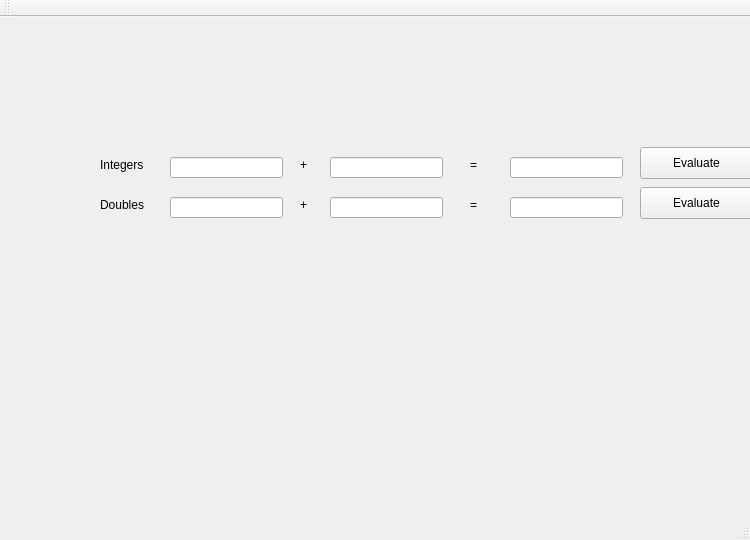
<?xml version="1.0" encoding="UTF-8"?>
<ui version="4.0">
 <class>MainWindow</class>
 <widget class="QMainWindow" name="MainWindow">
  <property name="geometry">
   <rect>
    <x>0</x>
    <y>0</y>
    <width>750</width>
    <height>540</height>
   </rect>
  </property>
  <property name="windowTitle">
   <string>MainWindow</string>
  </property>
  <widget class="QWidget" name="centralWidget">
   <widget class="QLineEdit" name="intEdit1">
    <property name="geometry">
     <rect>
      <x>170</x>
      <y>140</y>
      <width>113</width>
      <height>21</height>
     </rect>
    </property>
   </widget>
   <widget class="QLineEdit" name="intEdit2">
    <property name="geometry">
     <rect>
      <x>330</x>
      <y>140</y>
      <width>113</width>
      <height>21</height>
     </rect>
    </property>
   </widget>
   <widget class="QLineEdit" name="intResult">
    <property name="geometry">
     <rect>
      <x>510</x>
      <y>140</y>
      <width>113</width>
      <height>21</height>
     </rect>
    </property>
   </widget>
   <widget class="QLineEdit" name="doubleEdit1">
    <property name="geometry">
     <rect>
      <x>170</x>
      <y>180</y>
      <width>113</width>
      <height>21</height>
     </rect>
    </property>
   </widget>
   <widget class="QLineEdit" name="doubleEdit2">
    <property name="geometry">
     <rect>
      <x>330</x>
      <y>180</y>
      <width>113</width>
      <height>21</height>
     </rect>
    </property>
   </widget>
   <widget class="QLineEdit" name="doubleResult">
    <property name="geometry">
     <rect>
      <x>510</x>
      <y>180</y>
      <width>113</width>
      <height>21</height>
     </rect>
    </property>
    <property name="readOnly">
     <bool>true</bool>
    </property>
   </widget>
   <widget class="QLabel" name="label">
    <property name="geometry">
     <rect>
      <x>300</x>
      <y>140</y>
      <width>21</width>
      <height>16</height>
     </rect>
    </property>
    <property name="text">
     <string>+</string>
    </property>
   </widget>
   <widget class="QLabel" name="label_2">
    <property name="geometry">
     <rect>
      <x>100</x>
      <y>140</y>
      <width>60</width>
      <height>16</height>
     </rect>
    </property>
    <property name="text">
     <string>Integers</string>
    </property>
   </widget>
   <widget class="QLabel" name="label_3">
    <property name="geometry">
     <rect>
      <x>100</x>
      <y>180</y>
      <width>60</width>
      <height>16</height>
     </rect>
    </property>
    <property name="text">
     <string>Doubles</string>
    </property>
   </widget>
   <widget class="QLabel" name="label_4">
    <property name="geometry">
     <rect>
      <x>300</x>
      <y>180</y>
      <width>21</width>
      <height>16</height>
     </rect>
    </property>
    <property name="text">
     <string>+</string>
    </property>
   </widget>
   <widget class="QLabel" name="label_5">
    <property name="geometry">
     <rect>
      <x>470</x>
      <y>140</y>
      <width>21</width>
      <height>16</height>
     </rect>
    </property>
    <property name="text">
     <string>=</string>
    </property>
   </widget>
   <widget class="QLabel" name="label_6">
    <property name="geometry">
     <rect>
      <x>470</x>
      <y>180</y>
      <width>21</width>
      <height>16</height>
     </rect>
    </property>
    <property name="text">
     <string>=</string>
    </property>
   </widget>
   <widget class="QPushButton" name="evalInt">
    <property name="geometry">
     <rect>
      <x>640</x>
      <y>130</y>
      <width>113</width>
      <height>32</height>
     </rect>
    </property>
    <property name="text">
     <string>Evaluate</string>
    </property>
   </widget>
   <widget class="QPushButton" name="evalDouble">
    <property name="geometry">
     <rect>
      <x>640</x>
      <y>170</y>
      <width>113</width>
      <height>32</height>
     </rect>
    </property>
    <property name="text">
     <string>Evaluate</string>
    </property>
   </widget>
  </widget>
  <widget class="QMenuBar" name="menuBar">
   <property name="geometry">
    <rect>
     <x>0</x>
     <y>0</y>
     <width>750</width>
     <height>22</height>
    </rect>
   </property>
  </widget>
  <widget class="QToolBar" name="mainToolBar">
   <attribute name="toolBarArea">
    <enum>TopToolBarArea</enum>
   </attribute>
   <attribute name="toolBarBreak">
    <bool>false</bool>
   </attribute>
  </widget>
  <widget class="QStatusBar" name="statusBar"/>
 </widget>
 <layoutdefault spacing="6" margin="11"/>
 <resources/>
 <connections>
  <connection>
   <sender>evalInt</sender>
   <signal>clicked()</signal>
   <receiver>MainWindow</receiver>
   <slot>evalInt()</slot>
   <hints>
    <hint type="sourcelabel">
     <x>689</x>
     <y>184</y>
    </hint>
    <hint type="destinationlabel">
     <x>645</x>
     <y>322</y>
    </hint>
   </hints>
  </connection>
  <connection>
   <sender>evalDouble</sender>
   <signal>clicked()</signal>
   <receiver>MainWindow</receiver>
   <slot>evalDouble()</slot>
   <hints>
    <hint type="sourcelabel">
     <x>719</x>
     <y>223</y>
    </hint>
    <hint type="destinationlabel">
     <x>731</x>
     <y>299</y>
    </hint>
   </hints>
  </connection>
 </connections>
 <slots>
  <slot>evalInt()</slot>
  <slot>evalDouble()</slot>
 </slots>
</ui>
